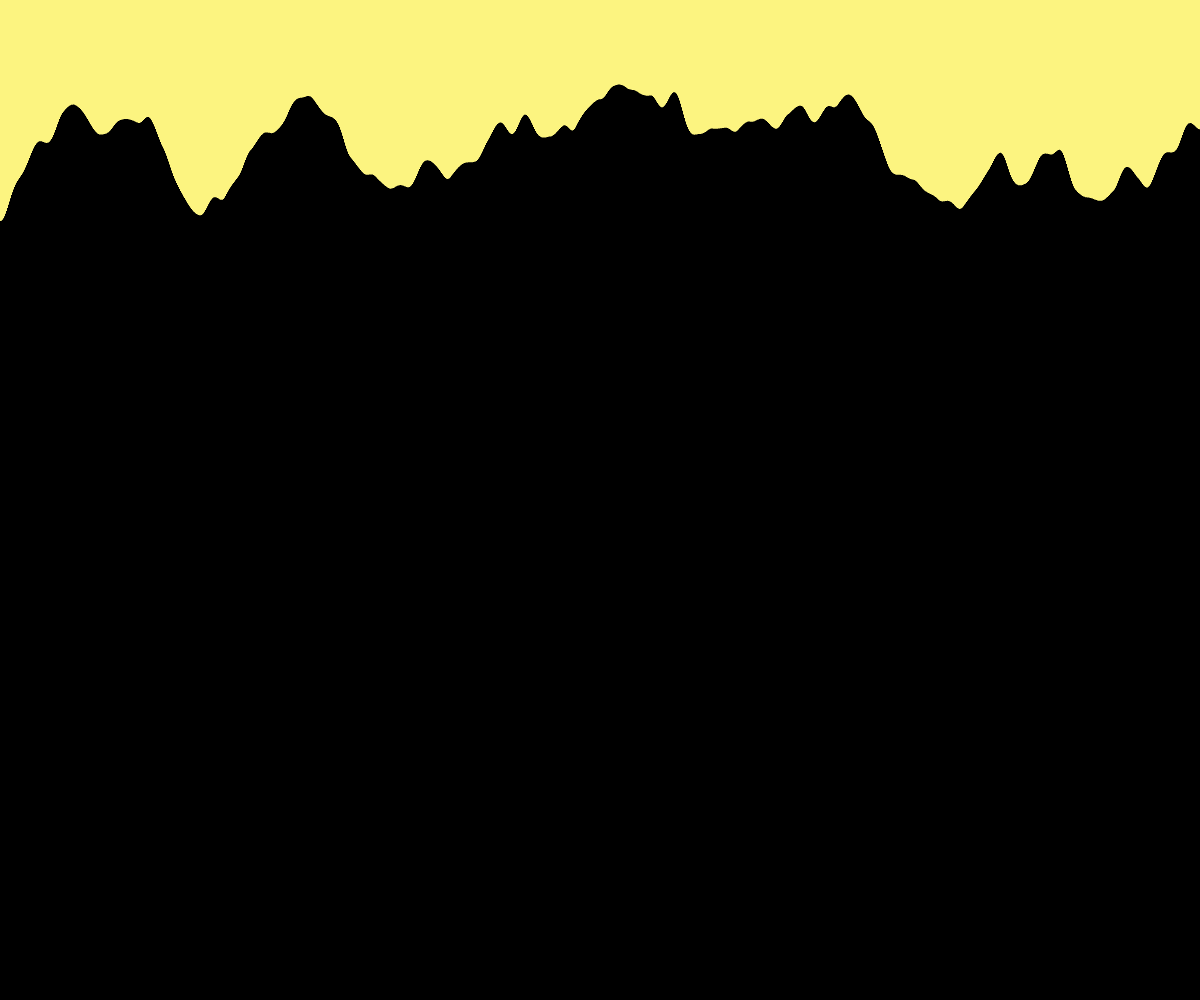
Frame 1 (no input)
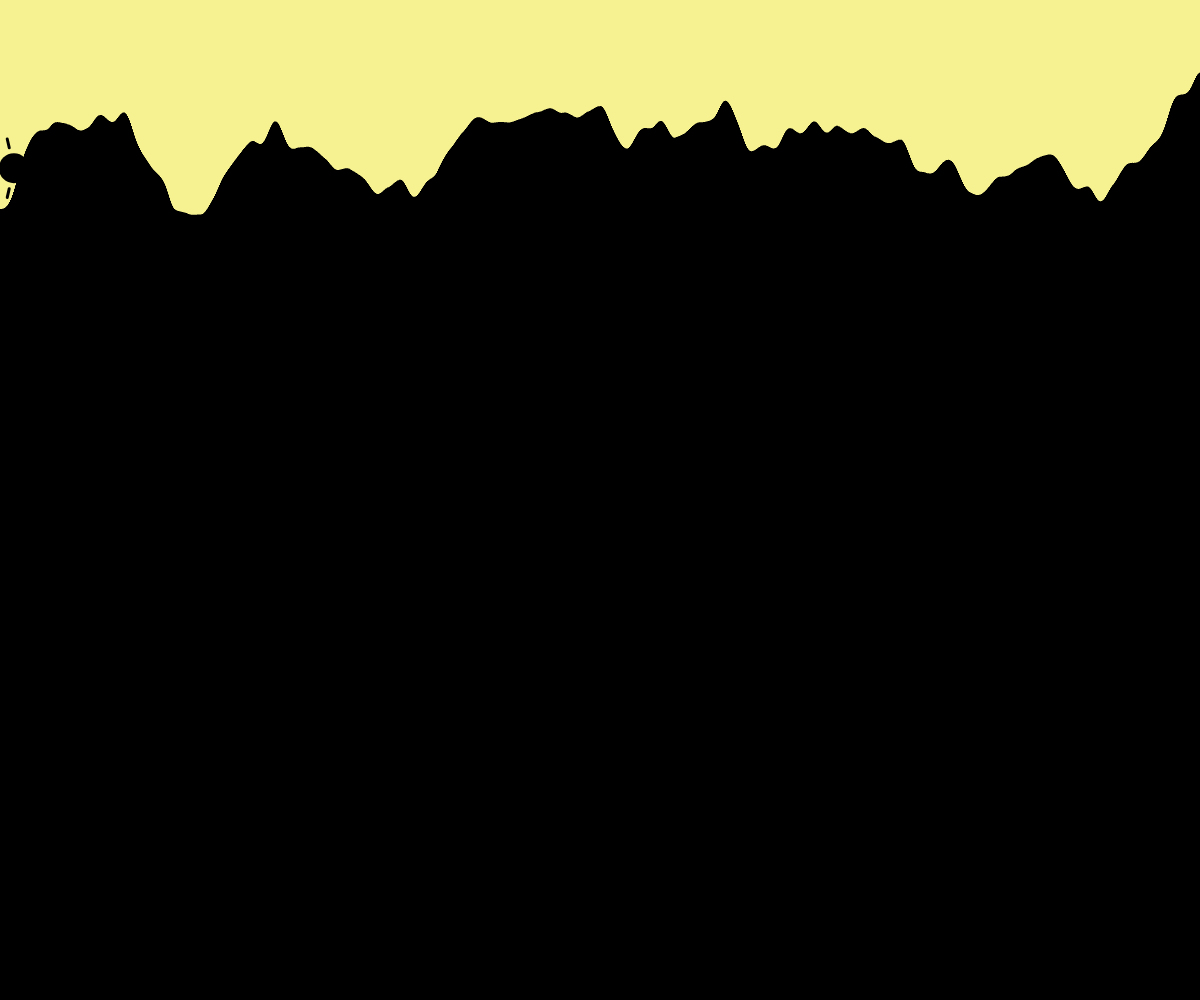
Frame 60 (no input)
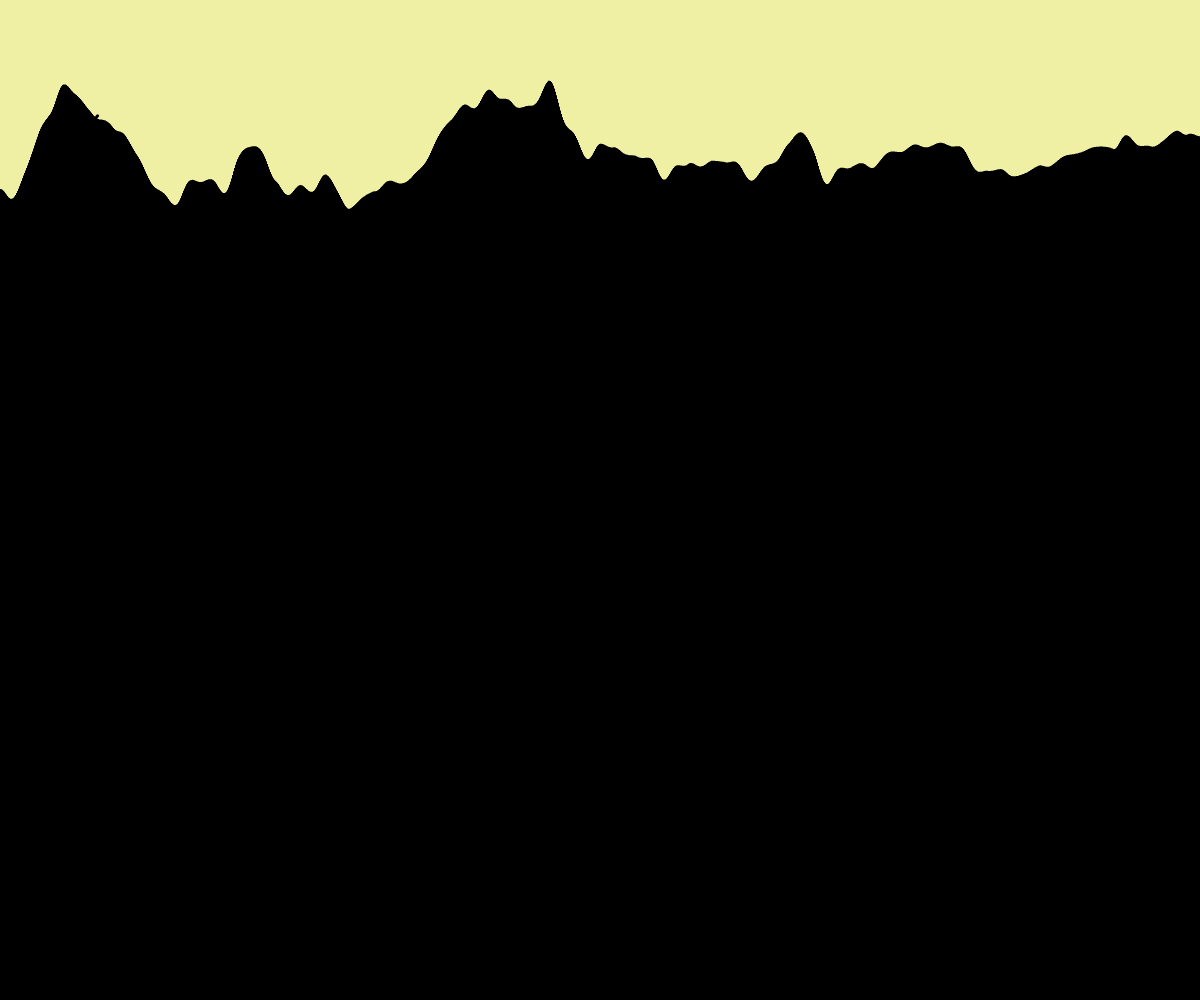
Frame 120 (the mouse pressed at the canvas centre since frame 60)

The p5.js sketch that drew these frames (run headless with seeded random() and noise() and a simulated clock; from frame 60 on, the mouse is pressed at the canvas centre):

// p5.js sketch
// ── sketch.js
let y = 0;
let colors = ['#FCF480', '#D0E7F6', '#F3B69E', '#5A606F'];

function setup() {
  createCanvas(windowWidth, windowHeight);
  noStroke();
}

function draw() {
  background(0);
  
  let colorProgress = (y * 0.5) % colors.length; 
  let index1 = floor(colorProgress);
  let index2 = (index1 + 1) % colors.length;
  let amt = colorProgress - index1;
  
  let baseColor = lerpColor(color(colors[index1]), color(colors[index2]), amt);

  for (let x = 0; x < width; x += 1) {
    let h = noise(x * 0.01, y);
    fill(baseColor);
    rect(x, 0, 1, h * 330);
  }

  let sunProgress = colorProgress / 3.0; 
  
  if (sunProgress > 1.0) {
    sunProgress = 1.1;
  }

  let sunX = map(sunProgress, 0, 1, -50, width + 50); 

  let parabola = -4 * pow(sunProgress - 0.5, 2) + 1; 
  let sunY = map(parabola, 0, 1, 200, 30);

  stroke(0);  
  strokeWeight(3); 
  
  let numRays = 7; 
  let startDist = 21;
  let endDist = 30;  

  for (let i = 0; i < numRays; i++) {
    let angle = map(i, 0, numRays, 0, TWO_PI);
    let x1 = sunX + cos(angle) * startDist;
    let y1 = sunY + sin(angle) * startDist;
    let x2 = sunX + cos(angle) * endDist;
    let y2 = sunY + sin(angle) * endDist;
    line(x1, y1, x2, y2);
  }
  
  noStroke(); 

  fill(0);
  circle(sunX, sunY, 30);

  y += 0.005;
  if (y > 1000) y = 0; 
}


// let y=0;
// // let t=0;
// // let from = '#032A10';
// // let to = '#EF476F';

// function setup() {
//   createCanvas(windowWidth, windowHeight);
//   noStroke();
// }

// function draw() {
//   background(0);
// //   // noLoop();

// //   // fill(255);
// //   // noStroke();
// //   // for(let x=0; x<width; x+=4) {
// //   //   let h = random(100, 400);
// //   //   rect(x, 0, 4, h);
// //   // }

// //   //근데? 렌덤인데 약간 규칙이 있는 렌덤을 하고싶다 > noise로 한다 perlin noise

//   fill(255);
//   noStroke();
//   for(let x=0; x<width; x+=4) {
//     let h = noise(x*0.01, y);
//     rect(x, 0, 4, h*200);
//   }

//   y+= 0.005;
// }

// //noise는 항상 0~1 사이 값 > 곱해줌 수를
// // for(let x=0; x<width; x+=40) {
// //   for(let y=0; y<height; y+=40) {
// //     let n = noise(x*0.01, y*0.01, t);
// //     let c = lerpColor(color(from), color(to), n);
// //     let d = n * 40
// //     fill(c)
// //     ellipse(x, y, d);
// //   }
// // }

// // t += 0.1
// // }
